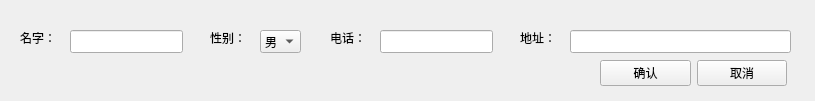
<?xml version="1.0" encoding="UTF-8"?>
<ui version="4.0">
 <class>StaffInfoChangeWidget</class>
 <widget class="QWidget" name="StaffInfoChangeWidget">
  <property name="geometry">
   <rect>
    <x>0</x>
    <y>0</y>
    <width>815</width>
    <height>101</height>
   </rect>
  </property>
  <property name="windowTitle">
   <string>修改</string>
  </property>
  <widget class="QLabel" name="Name_label">
   <property name="geometry">
    <rect>
     <x>20</x>
     <y>30</y>
     <width>72</width>
     <height>15</height>
    </rect>
   </property>
   <property name="text">
    <string>名字：</string>
   </property>
  </widget>
  <widget class="QLineEdit" name="Name_lineEdit">
   <property name="geometry">
    <rect>
     <x>70</x>
     <y>30</y>
     <width>113</width>
     <height>23</height>
    </rect>
   </property>
  </widget>
  <widget class="QLabel" name="Gender_label">
   <property name="geometry">
    <rect>
     <x>210</x>
     <y>30</y>
     <width>41</width>
     <height>16</height>
    </rect>
   </property>
   <property name="text">
    <string>性别：</string>
   </property>
  </widget>
  <widget class="QComboBox" name="Gender_comboBox">
   <property name="geometry">
    <rect>
     <x>260</x>
     <y>30</y>
     <width>41</width>
     <height>23</height>
    </rect>
   </property>
   <item>
    <property name="text">
     <string>男</string>
    </property>
   </item>
   <item>
    <property name="text">
     <string>女</string>
    </property>
   </item>
  </widget>
  <widget class="QLabel" name="Tel_label">
   <property name="geometry">
    <rect>
     <x>330</x>
     <y>30</y>
     <width>51</width>
     <height>16</height>
    </rect>
   </property>
   <property name="text">
    <string>电话：</string>
   </property>
  </widget>
  <widget class="QLineEdit" name="Tel_lineEdit">
   <property name="geometry">
    <rect>
     <x>380</x>
     <y>30</y>
     <width>113</width>
     <height>23</height>
    </rect>
   </property>
  </widget>
  <widget class="QLabel" name="Address_label">
   <property name="geometry">
    <rect>
     <x>520</x>
     <y>30</y>
     <width>51</width>
     <height>16</height>
    </rect>
   </property>
   <property name="text">
    <string>地址：</string>
   </property>
  </widget>
  <widget class="QLineEdit" name="Address_lineEdit">
   <property name="geometry">
    <rect>
     <x>570</x>
     <y>30</y>
     <width>221</width>
     <height>23</height>
    </rect>
   </property>
  </widget>
  <widget class="QWidget" name="">
   <property name="geometry">
    <rect>
     <x>600</x>
     <y>60</y>
     <width>187</width>
     <height>26</height>
    </rect>
   </property>
   <layout class="QHBoxLayout" name="horizontalLayout">
    <item>
     <widget class="QPushButton" name="Confirm_pushButton">
      <property name="text">
       <string>确认</string>
      </property>
     </widget>
    </item>
    <item>
     <widget class="QPushButton" name="Cancel_pushButton">
      <property name="text">
       <string>取消</string>
      </property>
     </widget>
    </item>
   </layout>
  </widget>
 </widget>
 <resources/>
 <connections/>
</ui>
